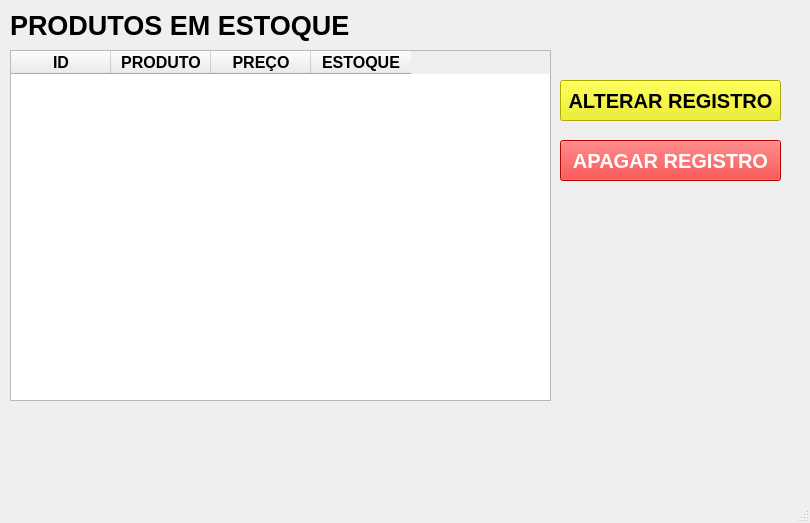
<?xml version="1.0" encoding="UTF-8"?>
<ui version="4.0">
 <class>MainWindow</class>
 <widget class="QMainWindow" name="MainWindow">
  <property name="geometry">
   <rect>
    <x>0</x>
    <y>0</y>
    <width>810</width>
    <height>523</height>
   </rect>
  </property>
  <property name="font">
   <font>
    <pointsize>15</pointsize>
   </font>
  </property>
  <property name="windowTitle">
   <string>MainWindow</string>
  </property>
  <widget class="QWidget" name="centralwidget">
   <widget class="QLabel" name="label">
    <property name="geometry">
     <rect>
      <x>10</x>
      <y>0</y>
      <width>351</width>
      <height>51</height>
     </rect>
    </property>
    <property name="font">
     <font>
      <pointsize>20</pointsize>
      <weight>75</weight>
      <bold>true</bold>
     </font>
    </property>
    <property name="text">
     <string>PRODUTOS EM ESTOQUE</string>
    </property>
   </widget>
   <widget class="QTableWidget" name="tableWidget">
    <property name="geometry">
     <rect>
      <x>10</x>
      <y>50</y>
      <width>541</width>
      <height>351</height>
     </rect>
    </property>
    <property name="font">
     <font>
      <pointsize>12</pointsize>
      <weight>75</weight>
      <bold>true</bold>
     </font>
    </property>
    <column>
     <property name="text">
      <string>ID</string>
     </property>
    </column>
    <column>
     <property name="text">
      <string>PRODUTO</string>
     </property>
    </column>
    <column>
     <property name="text">
      <string>PREÇO</string>
     </property>
    </column>
    <column>
     <property name="text">
      <string>ESTOQUE</string>
     </property>
    </column>
   </widget>
   <widget class="QPushButton" name="btnAlterar">
    <property name="geometry">
     <rect>
      <x>560</x>
      <y>80</y>
      <width>221</width>
      <height>41</height>
     </rect>
    </property>
    <property name="font">
     <font>
      <pointsize>15</pointsize>
      <weight>75</weight>
      <bold>true</bold>
     </font>
    </property>
    <property name="styleSheet">
     <string notr="true">background-color: rgb(238, 238, 0);</string>
    </property>
    <property name="text">
     <string>ALTERAR REGISTRO</string>
    </property>
   </widget>
   <widget class="QPushButton" name="btnDeletar">
    <property name="geometry">
     <rect>
      <x>560</x>
      <y>140</y>
      <width>221</width>
      <height>41</height>
     </rect>
    </property>
    <property name="font">
     <font>
      <pointsize>15</pointsize>
      <weight>75</weight>
      <bold>true</bold>
     </font>
    </property>
    <property name="styleSheet">
     <string notr="true">background-color: rgb(255, 0, 0);
color: rgb(255, 255, 255);</string>
    </property>
    <property name="text">
     <string>APAGAR REGISTRO</string>
    </property>
   </widget>
  </widget>
  <widget class="QMenuBar" name="menubar">
   <property name="geometry">
    <rect>
     <x>0</x>
     <y>0</y>
     <width>810</width>
     <height>34</height>
    </rect>
   </property>
  </widget>
  <widget class="QStatusBar" name="statusbar"/>
 </widget>
 <resources/>
 <connections/>
</ui>
